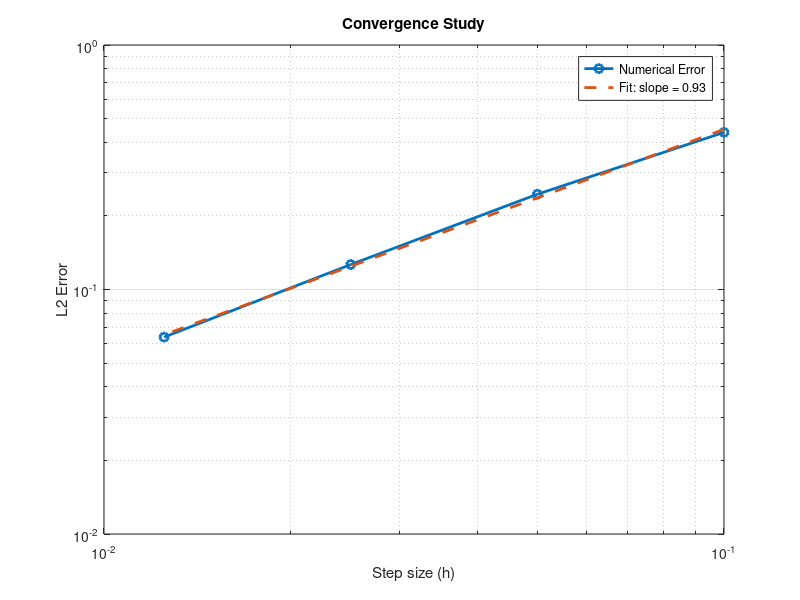

This figure's MATLAB source:
h_values = 0.1 ./ (2.^(0:3));  
errors = zeros(size(h_values));

Tf = 0.5;
k_factor = 1;

for idx = 1:length(h_values)
    h = h_values(idx);
    k = 0.01* k_factor * h^2
    
    %/2/(k_const/C);
    x = (h:h:1)';
    N = length(x);
    u0 = @(x) cos(2*pi*x);
    u = u0(x);
    f = @(x, t) -cos(2*pi*x)*exp(-t);

    a = -2 / h^2;
    b = 1 / h^2;
    main_diag = a * ones(N, 1);
    off_diag = 1 / h^2 * ones(N-1, 1);
    L = diag(main_diag) + diag(off_diag, 1) + diag(off_diag, -1);

    alpha = 0
    beta = 1

    L(1,1) = -2/h/h - 2 *alpha/beta/h
    L(1,2) = 2/h/h
    L(end,end-1) = 2/h/h
    L(end,end) = -2/h/h - 2 *alpha/beta/h


    k_const = 1 / (2 * pi^2);
    t = 0;
    C = 1; 
    numsteps = ceil(Tf / k);
    for n = 1:numsteps
        f_values = f(x, t);
        u_new = u + k * (k_const/C * L * u - f_values);
        u = u_new;
        t = t + k;
    end

    u_exact = cos(2*pi*x) * exp(-Tf);

    errors(idx) = max(abs(u - u_exact));
end

log_h = log(h_values);
log_errors = log(errors);
p = polyfit(log_h, log_errors, 1); 
log_errors_fit = polyval(p, log_h);
errors_fit = exp(log_errors_fit);


figure;
loglog(h_values, errors, '-o', 'LineWidth', 2);  
hold on;
loglog(h_values, errors_fit, '--', 'LineWidth', 2);  
xlabel('Step size (h)');
ylabel('L2 Error');
title('Convergence Study');
legend('Location', 'best');
legend('Numerical Error', sprintf('Fit: slope = %.2f', p(1)), 'Location', 'best');
grid on;

